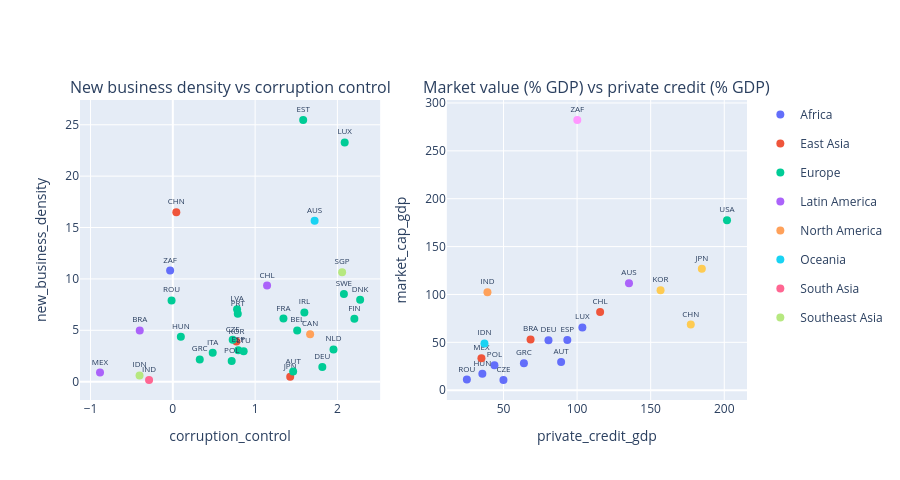

This figure's notebook cell:
### Code cell
d = profile_all.join(dim[["name", "region"]])
fig = make_subplots(rows=1, cols=2, subplot_titles=("New business density vs corruption control", "Market value (% GDP) vs private credit (% GDP)"))
for k, (x, y) in enumerate([("corruption_control", "new_business_density"), ("private_credit_gdp", "market_cap_gdp")], 1):
    dd = d.dropna(subset=[x, y])
    for reg, g in dd.groupby("region"):
        fig.add_trace(go.Scatter(x=g[x], y=g[y], mode="markers+text", text=g.index, textposition="top center", textfont_size=8, name=reg,
                                 marker=dict(size=8), showlegend=(k == 1), legendgroup=reg), row=1, col=k)
    fig.update_xaxes(title_text=x, row=1, col=k); fig.update_yaxes(title_text=y, row=1, col=k)
fig.update_layout(height=480)
fig.show()

### Figure 1 — Plotly figure (JSON) as saved in the notebook; plotly's stock layout.template omitted (floating-point values rounded to 4 significant figures)
{"data": [{"legendgroup": "Africa", "marker": {"size": 8}, "mode": "markers+text", "name": "Africa", "showlegend": true, "text": ["ZAF"], "textfont": {"size": 8}, "textposition": "top center", "type": "scatter", "x": [-0.03262], "xaxis": "x", "y": [10.82], "yaxis": "y"}, {"legendgroup": "East Asia", "marker": {"size": 8}, "mode": "markers+text", "name": "East Asia", "showlegend": true, "text": ["CHN", "JPN", "KOR"], "textfont": {"size": 8}, "textposition": "top center", "type": "scatter", "x": [0.04248, 1.426, 0.7728], "xaxis": "x", "y": [16.48, 0.4866, 3.903], "yaxis": "y"}, {"legendgroup": "Europe", "marker": {"size": 8}, "mode": "markers+text", "name": "Europe", "showlegend": true, "text": ["AUT", "BEL", "CZE", "DEU", "DNK", "ESP", "EST", "FIN", "FRA", "GRC", "HUN", "IRL", "ITA", "LTU", "LUX", "LVA", "NLD", "POL", "PRT", "ROU", "SWE"], "textfont": {"size": 8}, "textposition": "top center", "type": "scatter", "x": [1.462, 1.511, 0.7274, 1.817, 2.276, 0.7949, 1.584, 2.206, 1.344, 0.3276, 0.09753, 1.599, 0.4848, 0.8608, 2.089, 0.7807, 1.953, 0.7153, 0.7894, -0.01519, 2.079], "xaxis": "x", "y": [0.9788, 4.991, 4.077, 1.422, 7.975, 3.055, 25.46, 6.113, 6.135, 2.162, 4.363, 6.742, 2.805, 2.958, 23.28, 7.042, 3.14, 2.006, 6.604, 7.905, 8.536], "yaxis": "y"}, {"legendgroup": "Latin America", "marker": {"size": 8}, "mode": "markers+text", "name": "Latin America", "showlegend": true, "text": ["BRA", "CHL", "MEX"], "textfont": {"size": 8}, "textposition": "top center", "type": "scatter", "x": [-0.4019, 1.146, -0.8847], "xaxis": "x", "y": [4.985, 9.354, 0.8851], "yaxis": "y"}, {"legendgroup": "North America", "marker": {"size": 8}, "mode": "markers+text", "name": "North America", "showlegend": true, "text": ["CAN"], "textfont": {"size": 8}, "textposition": "top center", "type": "scatter", "x": [1.668], "xaxis": "x", "y": [4.619], "yaxis": "y"}, {"legendgroup": "Oceania", "marker": {"size": 8}, "mode": "markers+text", "name": "Oceania", "showlegend": true, "text": ["AUS"], "textfont": {"size": 8}, "textposition": "top center", "type": "scatter", "x": [1.723], "xaxis": "x", "y": [15.67], "yaxis": "y"}, {"legendgroup": "South Asia", "marker": {"size": 8}, "mode": "markers+text", "name": "South Asia", "showlegend": true, "text": ["IND"], "textfont": {"size": 8}, "textposition": "top center", "type": "scatter", "x": [-0.2887], "xaxis": "x", "y": [0.1624], "yaxis": "y"}, {"legendgroup": "Southeast Asia", "marker": {"size": 8}, "mode": "markers+text", "name": "Southeast Asia", "showlegend": true, "text": ["IDN", "SGP"], "textfont": {"size": 8}, "textposition": "top center", "type": "scatter", "x": [-0.4043, 2.057], "xaxis": "x", "y": [0.6066, 10.64], "yaxis": "y"}, {"legendgroup": "Africa", "marker": {"size": 8}, "mode": "markers+text", "name": "Africa", "showlegend": false, "text": ["ZAF"], "textfont": {"size": 8}, "textposition": "top center", "type": "scatter", "x": [100.1], "xaxis": "x2", "y": [282.2], "yaxis": "y2"}, {"legendgroup": "East Asia", "marker": {"size": 8}, "mode": "markers+text", "name": "East Asia", "showlegend": false, "text": ["CHN", "JPN", "KOR"], "textfont": {"size": 8}, "textposition": "top center", "type": "scatter", "x": [177.3, 184.8, 156.7], "xaxis": "x2", "y": [68.5, 126.8, 104.4], "yaxis": "y2"}, {"legendgroup": "Europe", "marker": {"size": 8}, "mode": "markers+text", "name": "Europe", "showlegend": false, "text": ["AUT", "CZE", "DEU", "ESP", "GRC", "HUN", "LUX", "POL", "ROU"], "textfont": {"size": 8}, "textposition": "top center", "type": "scatter", "x": [89.14, 49.96, 80.56, 93.37, 63.87, 35.63, 103.6, 43.85, 25.11], "xaxis": "x2", "y": [29.44, 10.66, 52.23, 52.44, 28.04, 17.31, 65.55, 26.07, 11.11], "yaxis": "y2"}, {"legendgroup": "Latin America", "marker": {"size": 8}, "mode": "markers+text", "name": "Latin America", "showlegend": false, "text": ["BRA", "CHL", "MEX"], "textfont": {"size": 8}, "textposition": "top center", "type": "scatter", "x": [68.39, 115.6, 35.01], "xaxis": "x2", "y": [53.02, 81.72, 33.42], "yaxis": "y2"}, {"legendgroup": "North America", "marker": {"size": 8}, "mode": "markers+text", "name": "North America", "showlegend": false, "text": ["USA"], "textfont": {"size": 8}, "textposition": "top center", "type": "scatter", "x": [201.9], "xaxis": "x2", "y": [177.6], "yaxis": "y2"}, {"legendgroup": "Oceania", "marker": {"size": 8}, "mode": "markers+text", "name": "Oceania", "showlegend": false, "text": ["AUS"], "textfont": {"size": 8}, "textposition": "top center", "type": "scatter", "x": [135.3], "xaxis": "x2", "y": [111.7], "yaxis": "y2"}, {"legendgroup": "South Asia", "marker": {"size": 8}, "mode": "markers+text", "name": "South Asia", "showlegend": false, "text": ["IND"], "textfont": {"size": 8}, "textposition": "top center", "type": "scatter", "x": [39.1], "xaxis": "x2", "y": [102.4], "yaxis": "y2"}, {"legendgroup": "Southeast Asia", "marker": {"size": 8}, "mode": "markers+text", "name": "Southeast Asia", "showlegend": false, "text": ["IDN"], "textfont": {"size": 8}, "textposition": "top center", "type": "scatter", "x": [37.07], "xaxis": "x2", "y": [48.79], "yaxis": "y2"}], "layout": {"annotations": [{"font": {"size": 16}, "showarrow": false, "text": "New business density vs corruption control", "x": 0.225, "xanchor": "center", "xref": "paper", "y": 1.0, "yanchor": "bottom", "yref": "paper"}, {"font": {"size": 16}, "showarrow": false, "text": "Market value (% GDP) vs private credit (% GDP)", "x": 0.775, "xanchor": "center", "xref": "paper", "y": 1.0, "yanchor": "bottom", "yref": "paper"}], "height": 480, "xaxis": {"anchor": "y", "domain": [0.0, 0.45], "title": {"text": "corruption_control"}}, "xaxis2": {"anchor": "y2", "domain": [0.55, 1.0], "title": {"text": "private_credit_gdp"}}, "yaxis": {"anchor": "x", "domain": [0.0, 1.0], "title": {"text": "new_business_density"}}, "yaxis2": {"anchor": "x2", "domain": [0.0, 1.0], "title": {"text": "market_cap_gdp"}}}}
